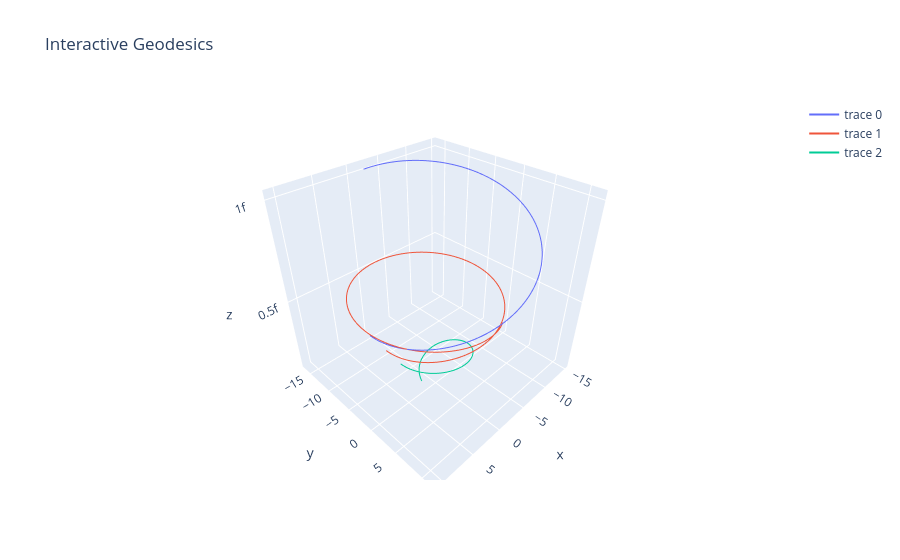

Here is the notebook cell this chart was saved with:
### Markdown cell above
## 7) Example: Integrate and plot geodesics

We'll integrate several geodesics for different initial radii and angular momenta. We'll plot the orbits in 3D Cartesian coordinates (spatial slice) and produce an interactive Plotly figure.

### Code cell
import matplotlib.pyplot as plt
from mpl_toolkits.mplot3d import Axes3D
import plotly.graph_objects as go

Mval = 1.0
def to_cartesian(r_vals, th_vals, ph_vals):
    x = r_vals * np.sin(th_vals) * np.cos(ph_vals)
    y = r_vals * np.sin(th_vals) * np.sin(ph_vals)
    z = r_vals * np.cos(th_vals)
    return x, y, z

# Integrate a few geodesics with different E, L
solns = []
initials = [ (10, 0.95, 4.0), (8, 0.98, 3.8), (6, 0.999, 3.5) ]  # (r0, E, L)
for r0, E, L in initials:
    state0 = initial_state_equatorial(r0, E, L, Mval)
    lam_span = (0, 200)
    sol = solve_ivp(lambda lam, y: geodesic_odes(lam, y, Mval), lam_span, state0, max_step=0.5, rtol=1e-8)
    solns.append(sol)

# Plot in 3D (matplotlib)
fig = plt.figure(figsize=(10,7))
ax = fig.add_subplot(111, projection='3d')
for sol in solns:
    r_sol = sol.y[1]
    th_sol = sol.y[2]
    ph_sol = sol.y[3]
    x, y, z = to_cartesian(r_sol, th_sol, ph_sol)
    ax.plot(x, y, z)
ax.set_xlabel('x')
ax.set_ylabel('y')
ax.set_zlabel('z')
ax.set_title('Geodesics around Schwarzschild (spatial slice)')
plt.show()

# Interactive 3D with plotly
fig2 = go.Figure()
for sol in solns:
    r_sol = sol.y[1]
    th_sol = sol.y[2]
    ph_sol = sol.y[3]
    x, y, z = to_cartesian(r_sol, th_sol, ph_sol)
    fig2.add_trace(go.Scatter3d(x=x, y=y, z=z, mode='lines'))
fig2.update_layout(scene=dict(xaxis_title='x', yaxis_title='y', zaxis_title='z'), title='Interactive Geodesics')
fig2.show()

### Figure 1 — Plotly figure (JSON) as saved in the notebook; plotly's stock layout.template omitted (floating-point values rounded to 4 significant figures; data arrays with more than 128 entries replaced by an {"elided": "..."} marker saying what was removed)
{"data": [{"mode": "lines", "type": "scatter3d", "x": {"elided": "403 float values"}, "y": {"elided": "403 float values"}, "z": {"elided": "403 float values"}}, {"mode": "lines", "type": "scatter3d", "x": {"elided": "403 float values"}, "y": {"elided": "403 float values"}, "z": {"elided": "403 float values"}}, {"mode": "lines", "type": "scatter3d", "x": {"elided": "336 float values"}, "y": {"elided": "336 float values"}, "z": {"elided": "336 float values"}}], "layout": {"scene": {"xaxis": {"title": {"text": "x"}}, "yaxis": {"title": {"text": "y"}}, "zaxis": {"title": {"text": "z"}}}, "title": {"text": "Interactive Geodesics"}}}
